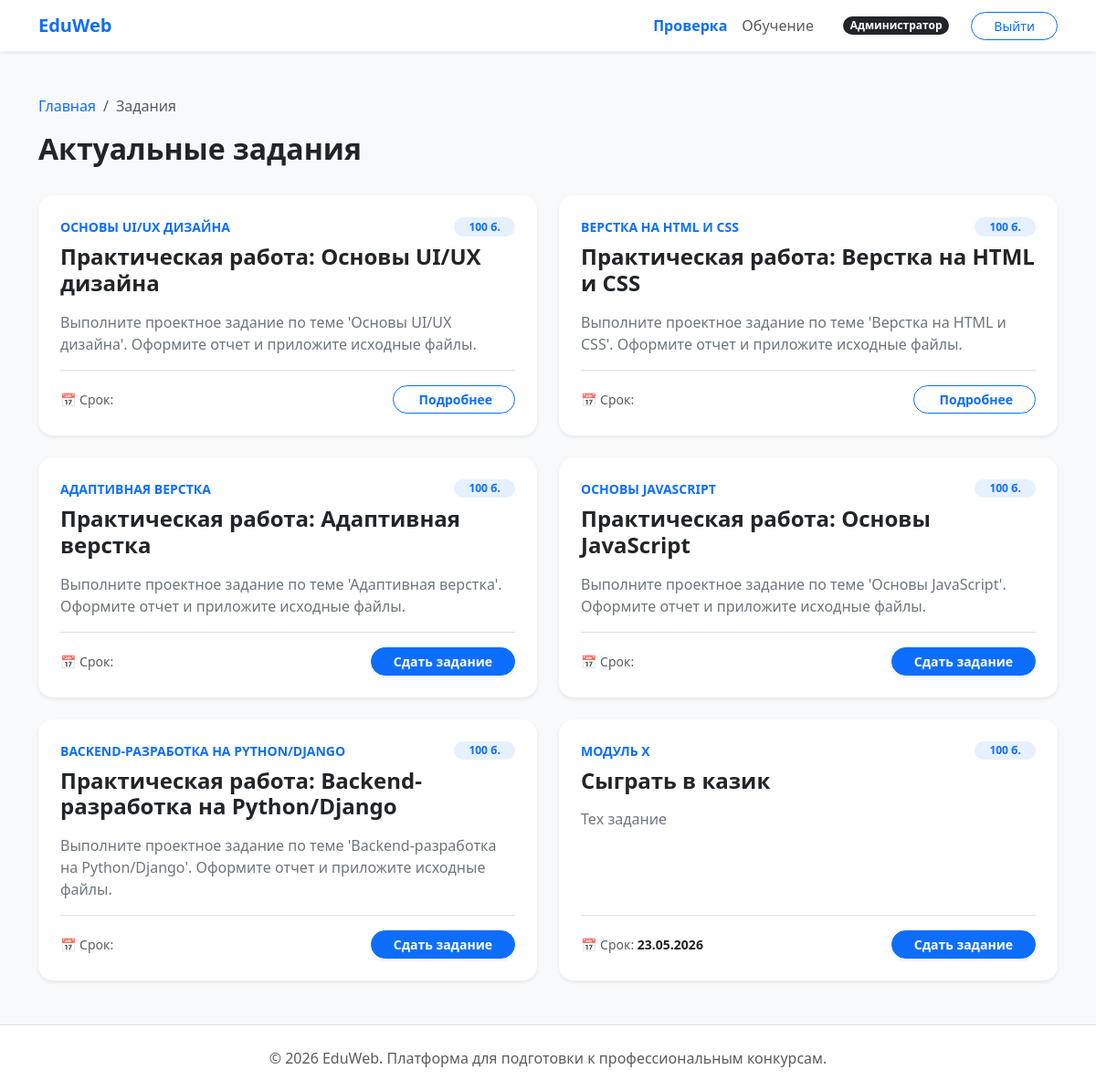
Page /curriculum/tasks/ (signed in) on the earlier database version.
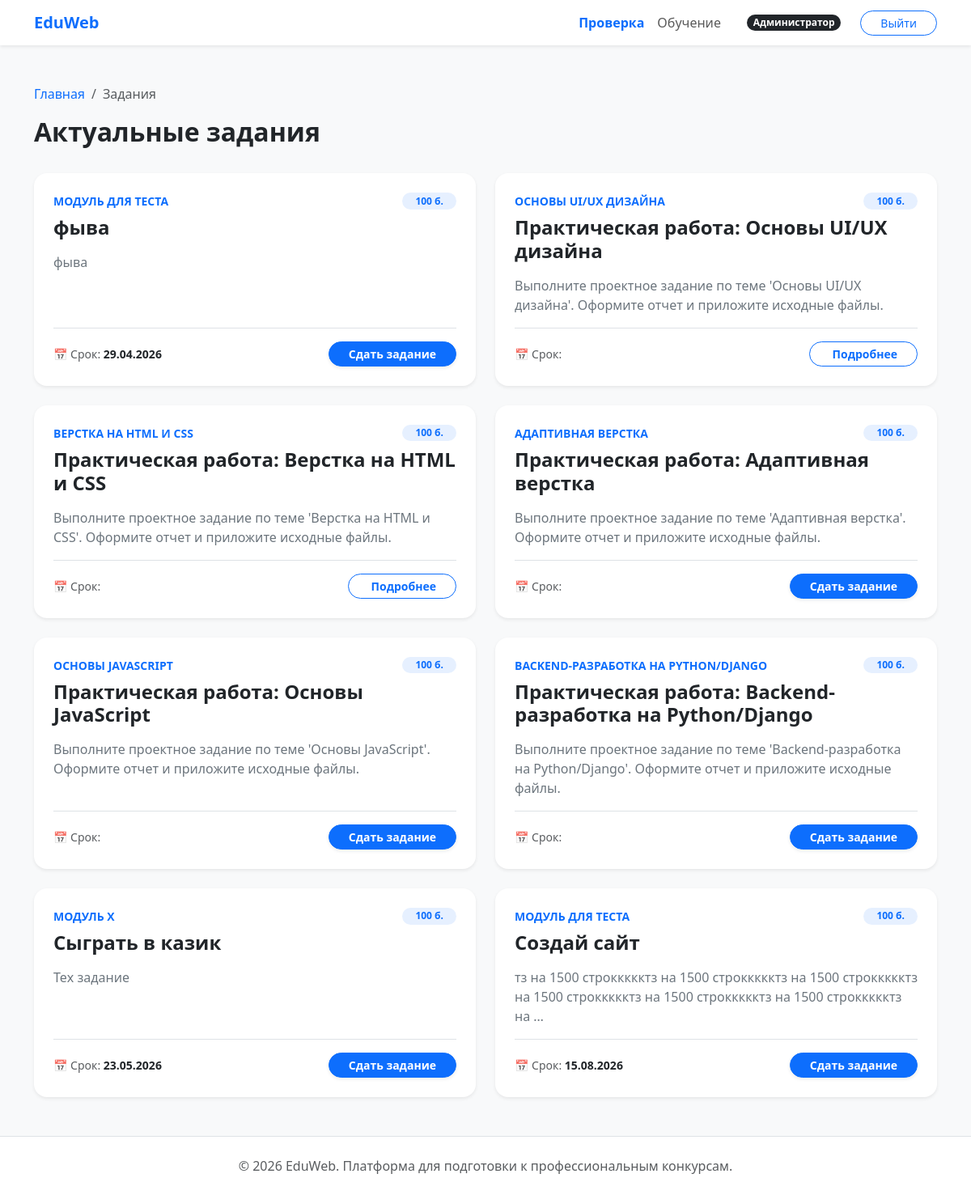
Same page on the later database version.
### curriculum/models.py (models this page shows, shortened)
class Task(BaseModel):
    module = models.ForeignKey(
        Module, on_delete=models.CASCADE, related_name="tasks", verbose_name="Модуль"
    )
    title = models.CharField(max_length=255, verbose_name="Название задания")
    description = models.TextField(verbose_name="Техническое задание")
    deadline = models.DateField(verbose_name="Крайний срок сдачи")
    max_score = models.PositiveIntegerField(
        default=100, verbose_name="Максимальный балл"
    )
    class Meta:
        verbose_name = "Задание"
        verbose_name_plural = "Задания"
        ordering = ["deadline"]

class Module(BaseModel):
    title = models.CharField(max_length=255, verbose_name="Название модуля")
    description = models.TextField(verbose_name="Описание модуля")
    order = models.PositiveIntegerField(default=0, verbose_name="Порядок отображения")
    class Meta:
        verbose_name = "Учебный модуль"
        verbose_name_plural = "Учебные модули"
        ordering = ["order"]

### curriculum/views.py (the view)
# urls.py: path("tasks/", TaskListView.as_view(), name="task_list"),
class TaskListView(LoginRequiredMixin, ListView):
    model = Task
    template_name = "curriculum/task_list.html"
    context_object_name = "tasks"
    def get_context_data(self, **kwargs):
        context = super().get_context_data(**kwargs)
        if self.request.user.is_authenticated:
            submitted_task_ids = Submission.objects.filter(
                student=self.request.user
            ).values_list("task_id", flat=True)
            context["submitted_task_ids"] = set(submitted_task_ids)
        return context

### templates/curriculum/task_list.html (shortened to what this page needs)
{% extends 'base.html' %}
{% block content %}
    <div class="row mb-4">
        <div class="col-12">
            <nav aria-label="breadcrumb">
                <ol class="breadcrumb">
                    <li class="breadcrumb-item"><a href="{% url 'core:index' %}"
                                                   class="text-decoration-none">Главная</a></li>
                    <li class="breadcrumb-item active">Задания</li>
                </ol>
            </nav>
            <h2 class="fw-bold">Актуальные задания</h2>
        </div>
    </div>
    <div class="row g-4">
        {% for task in tasks %}
            <div class="col-md-6">
                <div class="card border-0 shadow-sm rounded-4 p-4 h-100">
                    <div class="d-flex justify-content-between align-items-start mb-2">
                        <small class="text-accent fw-bold text-uppercase">{{ task.module.title }}</small>
                        <span class="badge bg-primary bg-opacity-10 text-accent rounded-pill px-3">
                    {{ task.max_score }} б.
                </span>
                    </div>
                    <h4 class="fw-bold mb-3">{{ task.title }}</h4>
                    <p class="text-secondary">{{ task.description|truncatewords:20 }}</p>
                    <div class="mt-auto pt-3 border-top d-flex justify-content-between align-items-center">
                        <div class="small">
                            <span class="text-muted">📅 Срок:</span>
                            <span class="fw-bold {% if task.deadline < current_date %}text-danger{% endif %}">
                        {{ task.deadline|date:"d.m.Y" }}
                    </span>
                        </div>
                        <div>
                            {% if user.role == 'student' %}
                                {% if task.id in submitted_task_ids %}
                                    <a href="{% url 'solutions:task_detail' task.id %}"
                                       class="btn btn-outline-primary btn-rounded px-4 btn-sm fw-bold">
                                        Подробнее
                                    </a>
                                {% else %}
                                    <a href="{% url 'solutions:task_detail' task.id %}"
                                       class="btn btn-primary btn-rounded px-4 btn-sm fw-bold shadow-sm">
                                        Сдать задание
                                    </a>
                                {% endif %}
                            {% else %}
                                <a href="{% url 'solutions:task_detail' task.id %}"
                                   class="btn btn-outline-primary btn-rounded px-4 btn-sm fw-bold">
                                    <i class="bi bi-eye me-1"></i>Просмотр
                                </a>
                            {% endif %}
                        </div>
                    </div>
                </div>
            </div>
        {% endfor %}
    </div>
{% endblock %}

### templates/base.html (shortened to what this page needs)
<!DOCTYPE html>
<html lang="ru">
<head>
    <link href="https://cdn.jsdelivr.net/npm/bootstrap@5.3.2/dist/css/bootstrap.min.css" rel="stylesheet">
</head>
<body>
{% include 'includes/header.html' %}
<main class="container py-5">
    {% block content %}{% endblock %}
</main>
{% include 'includes/footer.html' %}
</body>
</html>

### templates/includes/header.html (shortened to what this page needs)
<nav class="navbar navbar-expand-lg navbar-light bg-white shadow-sm">
    <div class="container">
        <a class="navbar-brand fw-bold text-accent" href="{% url 'core:index' %}">EduWeb</a>
        <div class="collapse navbar-collapse" id="navbarNav">
            <ul class="navbar-nav ms-auto align-items-center">
                {% if user.is_authenticated %}
                    {% if user.role == 'teacher' or user.is_staff %}
                        <li class="nav-item">
                            <a class="nav-link text-accent fw-bold" href="{% url 'solutions:teacher_submissions' %}">
                                Проверка{% if pending_count %} ({{ pending_count }}){% endif %}
                            </a>
                        </li>
                    {% endif %}
                    <li class="nav-item">
                        <a class="nav-link" href="{% url 'curriculum:module_list' %}">Обучение</a>
                    </li>
                    <li class="nav-item ms-lg-4 me-lg-2">
                        <span class="navbar-text d-flex flex-column align-items-lg-end line-height-sm">
                            {% if user.is_superuser %}
                                <span class="badge bg-dark rounded-pill fw-bold">Администратор</span>
                            {% endif %}
                        </span>
                    </li>
                    <li class="nav-item ms-3">
                        <form action="{% url 'users:logout' %}" method="post">
                            <button type="submit" class="btn btn-outline-primary btn-rounded btn-sm px-4">Выйти</button>
                        </form>
                    </li>
                {% else %}
                    <li class="nav-item">
                        <a class="btn btn-primary btn-rounded px-4" href="{% url 'users:login' %}">Войти</a>
                    </li>
                {% endif %}
            </ul>
        </div>
    </div>
</nav>

### templates/includes/footer.html
<footer class="bg-white border-top py-4 mt-auto">
    <div class="container text-center text-muted">
        <p class="mb-0">&copy; 2026 EduWeb. Платформа для подготовки к профессиональным конкурсам.</p>
    </div>
</footer>

### templates/base.html (style rules this page uses)
body { background-color: #f8f9fa; font-family: 'Segoe UI', Tahoma, Geneva, Verdana, sans-serif; display: flex; flex-direction: column; min-height: 100vh; }
.btn-rounded { border-radius: 50rem; }
.text-accent { color: #0d6efd; }
main { flex: 1; }
.rounded-4 { border-radius: 1rem !important; }

Differences in the rows shown:
added Task: module "МОДУЛЬ ДЛЯ ТЕСТА", max_score "100", title "фыва", description "фыва", deadline "29.04.2026", shows "Сдать задание"
added Task: module "МОДУЛЬ ДЛЯ ТЕСТА", max_score "100", title "Создай сайт", description "тз на 1500 строккккктз на 1500 строккккктз на 1500 строккккктз на 1500 строккккктз на 1500 строккккктз на 1500 строккккктз на …", deadline "15.08.2026", shows "Сдать задание"
